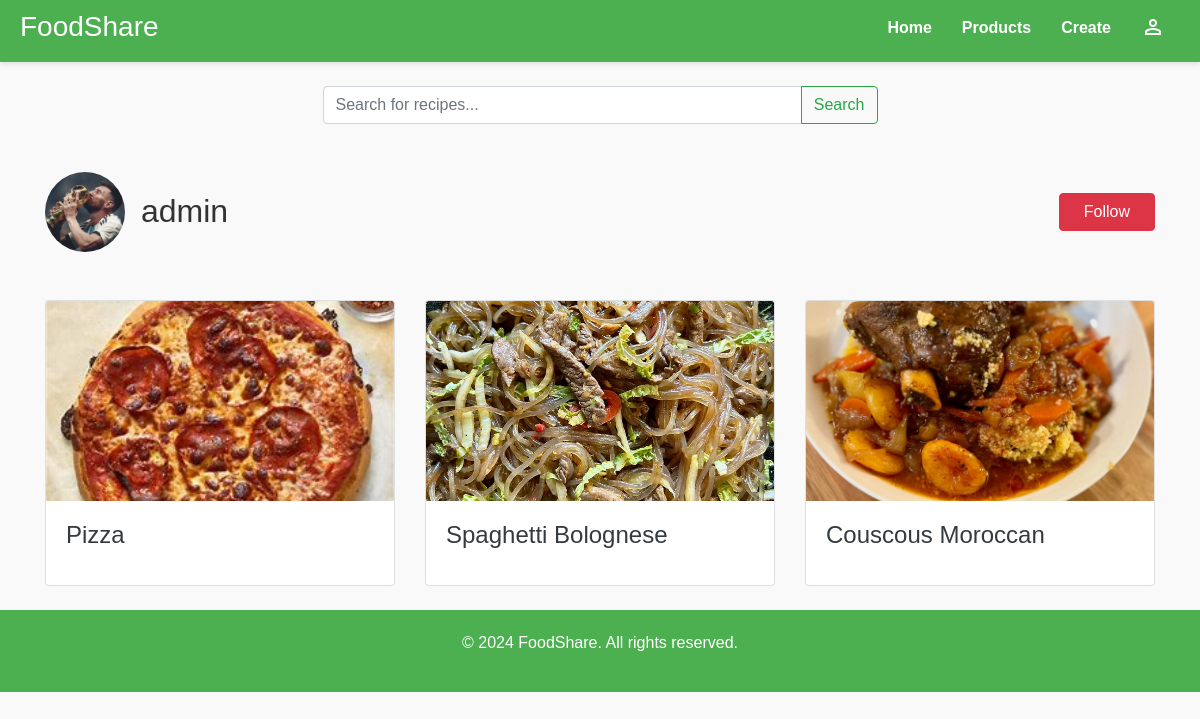
The app's page /account/channel/admin/ (signed in) with its own data.
### account/models.py (models this page shows)
class Profile(models.Model):
    user = models.OneToOneField(User, on_delete=models.CASCADE, unique=True)
    username = models.CharField(max_length=255, blank=True)
    img = models.ImageField(upload_to='profile/', blank=True, null=True)
    bio = models.TextField()

### app/models.py (models this page shows, shortened)
class Food(models.Model):
    category = models.ForeignKey(Category, on_delete=models.CASCADE)
    user = models.ForeignKey(User, on_delete=models.CASCADE)
    title = models.CharField(max_length=150)
    slug = models.CharField(max_length=250, blank=True, null=True)
    description = models.TextField(max_length=500)
    story = models.TextField()
    cuisine = models.ForeignKey(Cuisine, on_delete=models.SET_NULL, blank=True, null=True)
    likes = models.ManyToManyField(User, related_name='liked_recipe', blank=True)
    thumbnail = models.ImageField(upload_to='thumbnail/')
    img = models.ImageField(upload_to='media/', blank=True, null=True)
    created_at = models.DateTimeField(auto_now_add=True)

### account/views.py (the view)
# urls.py: path('channel/<str:username>/', views.channel, name='channel')
@login_required
def channel(request, username):
    profile = get_object_or_404(Profile, username=username)
    foods = Food.objects.filter(user=profile.user)
    context = {
        'profile' : profile,
        'foods' : foods,
        'current_user ' : request.user
    }
    return render(request, 'registration/channel.html', context)

### account/templates/registration/channel.html (shortened to what this page needs)
{% extends 'pages/base.html' %}
{% block content %}
<div class="container mt-4">
    <form method="get" class="form-inline mb-5">
        <div class="input-group w-50 mx-auto">
            <input name="search" value="{{ search }}" class="form-control" type="search" placeholder="Search for recipes..." aria-label="Search">
            <div class="input-group-append">
                <button class="btn btn-outline-success" type="submit">
                     Search
                </button>
            </div>
        </div>
    </form>
    <div class="profile-header mb-5">
        <div class="d-flex align-items-center justify-content-between">
            <div class="d-flex align-items-center">
                <img src="{{ profile.img.url }}" class="rounded-circle mr-3" style="width: 80px; height: 80px; object-fit: cover;" alt="Profile Image">
                <h2 class="mb-0">{{ profile.user.username }}</h2>
            </div>
            <button type="submit" class="btn btn-danger px-4">
                 Follow
            </button>
        </div>
    </div>
    <div class="row">
        {% for food in foods %}
            <div class="col-md-4 mb-4">
                <div class="card h-100 shadow-sm hover-shadow">
                    <a href="{% url 'food_detail' food.slug %}" class="food-image-link">
                        <img src="{{ food.thumbnail.url }}" alt="{{ food.title }}" class="card-img-top" style="height: 200px; object-fit: cover;">
                    </a>
                    <div class="card-body">
                        <div class="card-title">
                            <a href="{% url 'food_detail' food.slug %}" class="text-decoration-none">
                                <h4 class="text-dark mb-3">{{ food.title }}</h4>
                            </a>
                        </div>
                    </div>
                </div>
            </div>
        {% endfor %}
    </div>
</div>
{% endblock content %}

### app/static/css/style.css (style rules this page uses)
a { color: black; text-decoration: none; }
body { margin: 0; font-family: 'Arial', sans-serif; background-color: #f9f9f9; color: #333; line-height: 1.6; }
.hover-shadow { transition: all 0.3s ease; }

### account/templates/registration/channel.html (style rules this page uses)
.food-image-link { overflow: hidden; display: block; }
.food-image-link img { transition: transform 0.3s ease; }

### records on screen
Profile: img (picture), user.username "admin"
Food: thumbnail (picture), title "Pizza"
Food: thumbnail (picture), title "Spaghetti Bolognese"
Food: thumbnail (picture), title "Couscous Moroccan"
